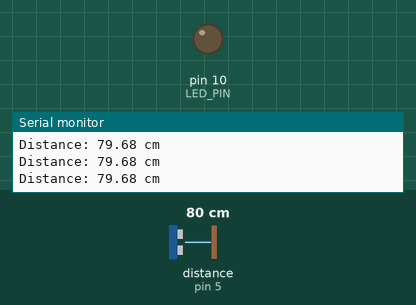
A sketch run on a simulated Arduino Uno, built with avr-gcc and run on an emulated ATmega328P. On the bench: output pins drawn as LEDs (lit = HIGH), the last lines printed to the serial monitor. Wiring (inferred from the names in the program): ultrasonic range finder: trigger pin 6; echo pin 5. The test bench sets the inputs (shaded band); at power-on: distance to the obstacle (sensor on pin 5) 80 cm. The echo pulse lasts 58.3 µs per cm; pins used as bus, display or sensor lines are not drawn.

Above: at 1.3 s.
1.4 s: distance to the obstacle (sensor on pin 5) set to 2 cm
At 2.7 s:
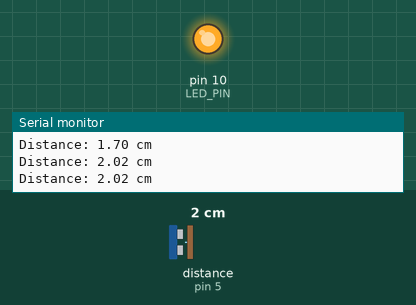
3.0 s: distance to the obstacle (sensor on pin 5) set to 18 cm
At 4.1 s:
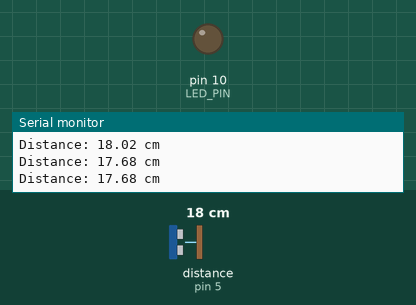
4.5 s: distance to the obstacle (sensor on pin 5) set to 4 cm
At 5.5 s:
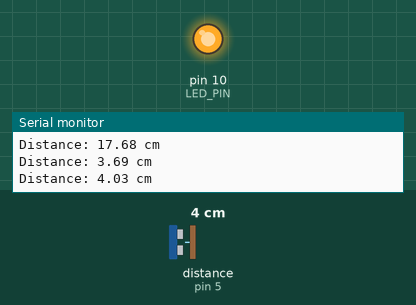
Timing chart, 0 to 7.5 s (numbered marks = the images above; inputs shaded):
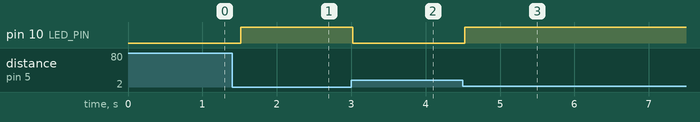

Measured:
- after the input at 1.4 s, pin 10 (LED_PIN): LOW → HIGH after 0.12 s
- after the input at 3.0 s, pin 10 (LED_PIN): HIGH → LOW at once
- after the input at 4.5 s, pin 10 (LED_PIN): LOW → HIGH at once

The sketch:

sludgedetectioncode.ino
```cpp
#define TRIG_PIN 6
#define ECHO_PIN 5
#define LED_PIN 10
void setup() {
pinMode(TRIG_PIN, OUTPUT);
pinMode(ECHO_PIN, INPUT);
pinMode(LED_PIN, OUTPUT);
Serial.begin(9600);  // For debugging
}
void loop() {
// Send a trigger pulse
digitalWrite(TRIG_PIN, LOW);
delayMicroseconds(2);
digitalWrite(TRIG_PIN, HIGH);
delayMicroseconds(10);
digitalWrite(TRIG_PIN, LOW);
// Measure the echo time
long duration = pulseIn(ECHO_PIN, HIGH);
// Calculate distance in cm

 float distance = (duration / 2.0) * 0.0343;
// Print distance to Serial Monitor
Serial.print("Distance: ");
Serial.print(distance);
Serial.println(" cm");
// Check if distance is below the threshold
if (distance < 10) {  // Set threshold as 10 cm
digitalWrite(LED_PIN, HIGH); // Turn on LED
} else {
digitalWrite(LED_PIN, LOW);  // Turn off LED
}
delay(500); // Wait before next measurement
}
```
